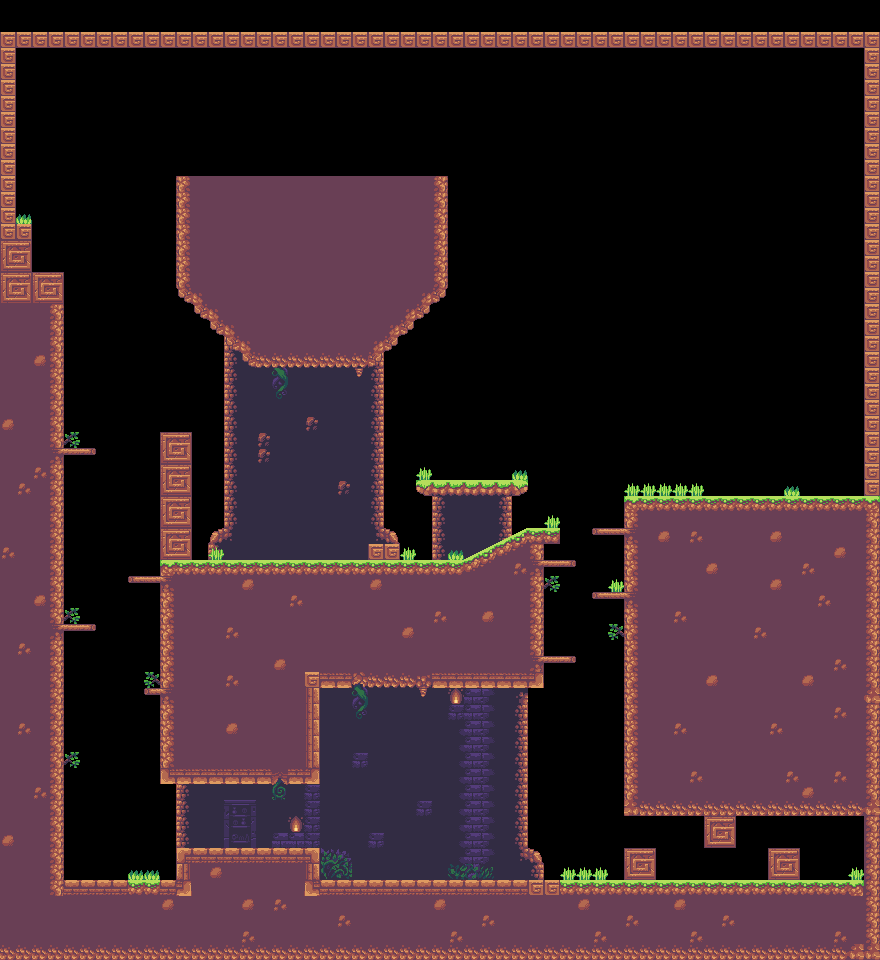

A level layout from a 2D game, rendered from its tile map. Below: a short description, then the map file with tile-grid data replaced by summaries:
An orthogonal 55x60 tile map with 16x16 px tiles, 2 tile layers (Tile Layer 2, Tile Layer 1).

<map version="1.0" tiledversion="1.0.3" orientation="orthogonal" renderorder="right-down" width="55" height="60" tilewidth="16" tileheight="16" nextobjectid="1">
 <tileset firstgid="1" source="TileZZANGZZANG.tsx" />
 <layer name="Tile Layer 2" width="55" height="60">
  <data>[3300 cells, 352 non-empty, 37 distinct tile ids]</data>
 </layer>
 <layer name="Tile Layer 1" width="55" height="60">
  <data>[3300 cells, 1396 non-empty, 54 distinct tile ids]</data>
 </layer>
</map>
